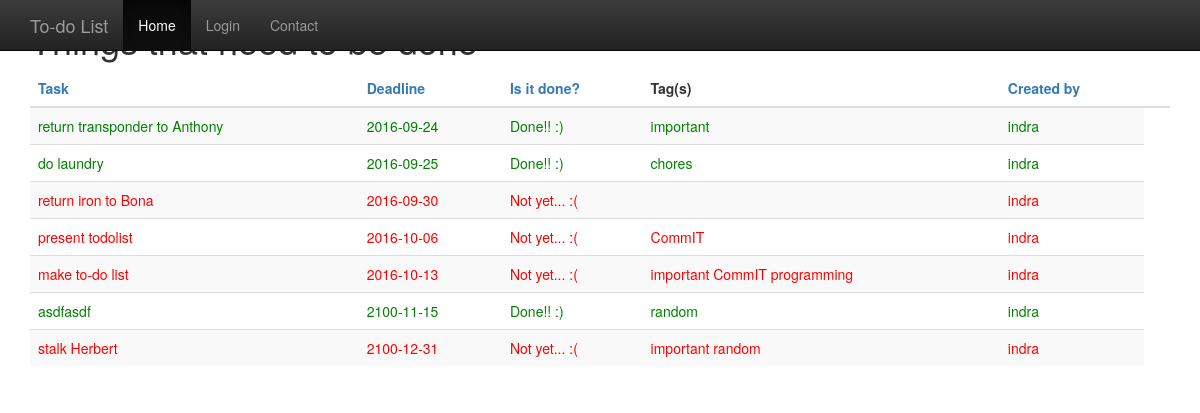
The page / on the database its author committed.
### tables this page shows
CREATE TABLE `todo_list` (
  `id` int(11) NOT NULL,
  `task` varchar(32) DEFAULT NULL,
  `deadline` date DEFAULT NULL,
  `done` tinyint(1) DEFAULT NULL,
  `admin_id` int(11) DEFAULT NULL,
  PRIMARY KEY (`id`),
  KEY `fk_admin` (`admin_id`),
  CONSTRAINT `todo_list_ibfk_1` FOREIGN KEY (`admin_id`) REFERENCES `admin` (`id`) ON DELETE CASCADE ON UPDATE CASCADE
);

CREATE TABLE `tag` (
  `id` int(11) NOT NULL,
  `tag` varchar(32) DEFAULT NULL,
  PRIMARY KEY (`id`)
);

### index.php (the view, shortened to what this page needs)
<!DOCTYPE html>
<html>
	<head>
		<link type='text/css' rel='stylesheet' href='style.css'/>
		<link rel="stylesheet" href="https://maxcdn.bootstrapcdn.com/bootstrap/3.3.7/css/bootstrap.min.css">
		<link rel="stylesheet" href="https://maxcdn.bootstrapcdn.com/bootstrap/3.3.7/css/bootstrap-theme.min.css">
	</head>
	<body>
	<div class="container">
	<div class="starter-template">
		<?php
			require_once 'header.php';
			require_once 'db.php';
		?>
		<h1>Things that need to be done</h1>
		<?php
			$order = htmlspecialchars($_GET["o"]);
			if ($order === "" || ($order !== "task" && $order !== "deadline" && $order !== "done" && $order !== "admin")) {
				$order = "deadline";
			}
			$sql = "SELECT * FROM todo_list	ORDER BY todo_list.$order";
			$result = $conn->query($sql);
			if ($result->num_rows > 0) {
				echo "<table class='table table-striped'><thead><tr>";
				echo "<th><a href='/?o=task'>Task</a></th>";
				echo "<th><a href='/?o=deadline'>Deadline</a></th>";
				echo "<th><a href='/?o=done'>Is it done?</a></th>";
				echo "<th>Tag(s)</th>";
				echo "<th><a href='/?o=admin'>Created by<th></tr></thead>";
				echo "<tbody>";
				while($row = $result->fetch_row()) {
					if($row[3]){
						echo "<tr class='done'>";
					} else {
						echo "<tr class='not-done'>";
					}
					echo "<td>".$row[1]. "</td><td>";
					echo $row[2] . "</td><td>";
					if ($row[3]) {
						echo "Done!! :)";
					} else {
						echo "Not yet... :(";
					}
					echo "</td><td>";
					$sql2 = "SELECT * FROM junction_table WHERE junction_table.todo_id = $row[0]";
					$result2 = $conn->query($sql2);
					if($result2->num_rows > 0) {
						while($row2 = $result2->fetch_row()) {
							$sql3 = "SELECT * FROM tag WHERE tag.id = $row2[1]";
							$result3 = $conn->query($sql3);
							if($result3->num_rows > 0) {
								while($row3 = $result3->fetch_row()){
									echo $row3[1] . " ";
								}
							}
						}
					}
					echo "</td><td>";
					$sql4 = "SELECT username FROM admin WHERE admin.id = $row[4]";
					$result4 = $conn->query($sql4);
					if($result4->num_rows > 0) {
						while($row4 = $result4->fetch_row()){
							echo $row4[0];
						}
					}
					echo "</td></tr>";
				}
				echo "</tbody></table>";
			} else {
				echo "No Task to be done. Hurray! \o/";
			}
		?>
	</div>
	</div>
	</body>
</html>

### header.php (shortened to what this page needs)
<nav class="navbar navbar-inverse navbar-fixed-top">
	  <div class="container">
		<div class="navbar-header">
		  <a class="navbar-brand" href="index.php">To-do List</a>
		</div>
		<div id="navbar" class="collapse navbar-collapse">
		  <ul class="nav navbar-nav">
			<li class="active"><a href="index.php">Home</a></li>
			<li><a href="login.php">Login</a></li>
			<li><a href="#contact">Contact</a></li>
		  </ul>
		</div>
	  </div>
	</nav>

### style.css (style rules this page uses)
a { text-decoration: none; color: black; }
h1 { size: 30px; margin: 5px; line-height: 1.5; }
.done { color: green; }
.not-done { color: red; }

### rows shown on the page
todo_list: task "return transponder to Anthony", deadline "2016-09-24", done "Done!! :)"
tag: tag "important"
todo_list: task "do laundry", deadline "2016-09-25", done "Done!! :)"
tag: tag "chores"
todo_list: task "return iron to Bona", deadline "2016-09-30", done "Not yet... :("
todo_list: task "present todolist", deadline "2016-10-06", done "Not yet... :("
tag: tag "CommIT"
todo_list: task "make to-do list", deadline "2016-10-13", done "Not yet... :("
tag: tag "programming"
todo_list: task "asdfasdf", deadline "2100-11-15", done "Done!! :)"
tag: tag "random"
todo_list: task "stalk Herbert", deadline "2100-12-31", done "Not yet... :("

### other values the page prints
$row4[0] "indra"
